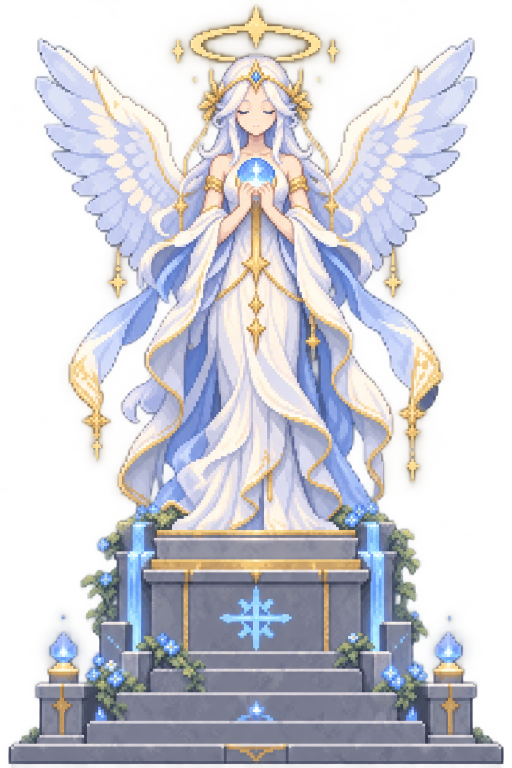
#> input picture rpg_village/assets/objects/_source/goddess_original.png, 1024 x 1536 px (shown at 1/2 size)
$ python make_goddess.py
#> lines starting #> are read from the running program, lines starting #| are printed output that depends on the picture; after the words box and inside, x2 and y2 are one past the last pixel; in counts of white or black regions, pixels touching at a corner belong together
"""Builds the goddess statue sprite -> assets/objects/goddess.png from your own artwork.

Source art : assets/objects/_source/goddess_original.png   (the pixel-art angel shrine, 1024x1536)
Output     : assets/objects/goddess.png                      (128x192 = 4x6 tiles, bottom-anchored like the other objects)

Run:  python tools/make_goddess.py        (needs Pillow + numpy:  pip install pillow numpy)
To use different art later, overwrite goddess_original.png and run this again.
If you change OUT_W / OUT_H, also update ORB_Y in main.py (statue_orb) and FOOT["goddess"] in world.py.
"""
import os
import numpy as np
from PIL import Image, ImageFilter

HERE = os.path.dirname(__file__)
SRC = os.path.join(HERE, "..", "assets", "objects", "_source", "goddess_original.png")
OUT = os.path.join(HERE, "..", "assets", "objects", "goddess.png")
OUT_W = 128
OUTLINE = (34, 30, 52, 255)          # same dark outline colour as the other props


def make():
    im = Image.open(SRC).convert("RGBA")
#> im is the input picture: PIL image 1024x1536 RGBA; mean R, G, B, A 137.5, 136.8, 142, 145.3
    a = np.array(im)
    a[:, :, 3] = np.where(a[:, :, 3] < 60, 0, a[:, :, 3])        # kill the faint background haze
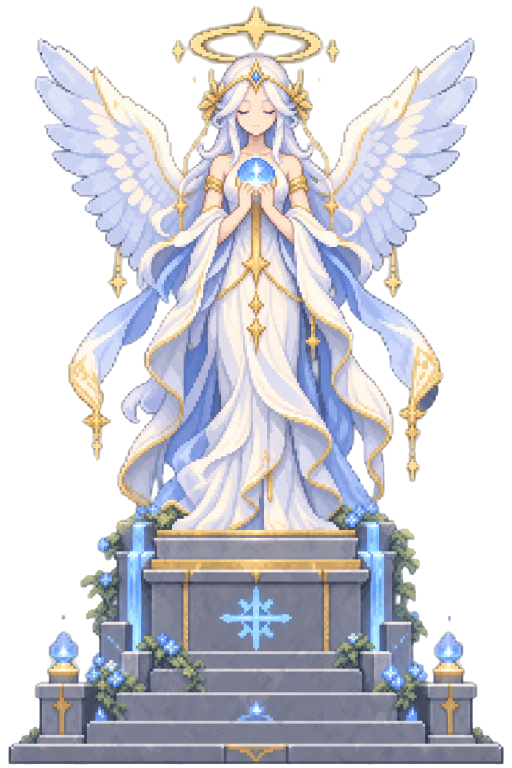
#> a: shape (1536, 1024, 4) (shown at 1/2 size); 13.77% of pixels changed, all inside (x1, y1, x2, y2) = (0, 0, 1024, 1536); transparent parts drawn white
    im = Image.fromarray(a)
    bbox = im.getchannel("A").point(lambda v: 255 if v > 0 else 0).getbbox()
#> bbox = (17, 12, 1007, 1529)
    im = im.crop(bbox)
#> im: PIL image 990x1517 RGBA
    h = round(im.height * OUT_W / im.width)
#> h = 196
    # alpha-aware resize (premultiplied) so edges don't get a white fringe
    arr = np.array(im).astype(np.float32)
    arr[:, :, :3] *= arr[:, :, 3:4] / 255.0
    pm = Image.fromarray(arr.astype(np.uint8), "RGBA").resize((OUT_W, h), Image.LANCZOS)
    arr = np.array(pm).astype(np.float32)
#> arr: shape (196, 128, 4) float32
    al = arr[:, :, 3:4]
    arr[:, :, :3] = np.where(al > 0, arr[:, :, :3] * 255.0 / np.maximum(al, 1), 0)
    arr[:, :, 3] = np.where(arr[:, :, 3] < 110, 0, 255)           # hard pixel-art edge
    spr = Image.fromarray(np.clip(arr, 0, 255).astype(np.uint8), "RGBA")
    spr = spr.filter(ImageFilter.UnsharpMask(radius=1, percent=60, threshold=2))
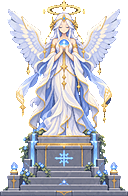
#> spr: PIL image 128x196 RGBA; mean R, G, B, A 117.9, 118.5, 124.8, 154; transparent parts drawn white
    # 1px outline
    m = np.array(spr)[:, :, 3] > 0
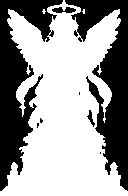
#> m: shape (196, 128) bool; 60.4% white; 8 black regions (4 under 20 px), largest, box (x1, y1, x2, y2) and area: (0, 0, 63, 191) 4888, (65, 0, 128, 191) 4871, (52, 7, 76, 13) 101, (87, 110, 95, 127) 52
    pad = np.pad(m, 1)
#> pad: shape (198, 130) bool; 58.9% white; 7 black regions (4 under 20 px), largest, box (x1, y1, x2, y2) and area: (0, 0, 130, 198) 10411, (53, 8, 77, 14) 101, (88, 111, 96, 128) 52
    edge = np.zeros_like(pad)
    for dy, dx in ((1, 0), (-1, 0), (0, 1), (0, -1)):
        edge |= np.roll(np.roll(pad, dy, 0), dx, 1)
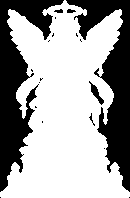
#> edge: shape (198, 130) bool; 63.8% white; 19 black regions (13 under 20 px), largest, box (x1, y1, x2, y2) and area: (0, 0, 64, 192) 4595, (66, 0, 130, 192) 4496, (89, 81, 104, 105) 113, (67, 9, 76, 13) 26, (54, 9, 63, 13) 25, (89, 113, 95, 126) 20
    edge &= ~pad
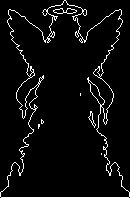
#> edge: shape (198, 130) bool; 5% white in thin lines or dots
    out = Image.new("RGBA", (OUT_W + 2, h + 2), (0, 0, 0, 0))
#> out: PIL image 130x198 RGBA; every value is 0
    ol = np.zeros((h + 2, OUT_W + 2, 4), np.uint8)
    ol[edge] = OUTLINE
    out = Image.alpha_composite(Image.fromarray(ol, "RGBA"), Image.new("RGBA", out.size, (0, 0, 0, 0)))
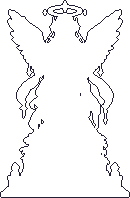
#> out: PIL image 130x198 RGBA; mean R, G, B, A 1.7, 1.5, 2.6, 12.7; transparent parts drawn white
    out.alpha_composite(spr, (1, 1))
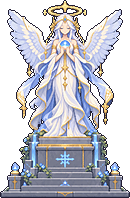
#> out: PIL image 130x198 RGBA; mean R, G, B, A 104.3, 104.8, 112.3, 162.8; transparent parts drawn white
    out.save(OUT)
    print("saved", OUT, out.size)
#| saved rpg_village/tools/../assets/objects/goddess.png (130, 198)


if __name__ == "__main__":
    make()
